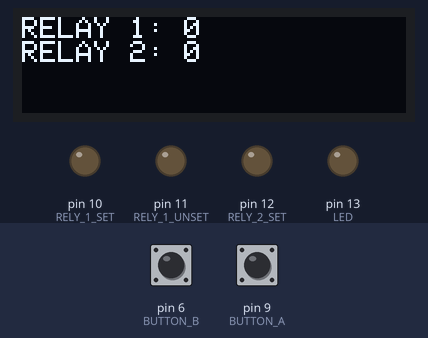
A sketch run on a simulated Arduino Uno, built with avr-gcc and run on an emulated ATmega328P. Parts: 128×32 one-colour display, output pins drawn as LEDs (lit = HIGH). Dashed ring = blinking. The test bench sets the inputs (shaded band); at power-on: pin 6 (BUTTON_B) HIGH, pin 9 (BUTTON_A) HIGH. The display library's start-up logo is not drawn.

Above: at 1.7 s.
1.8 s: pin 6 (BUTTON_B) pulled LOW for 1 s
At 2.5 s:
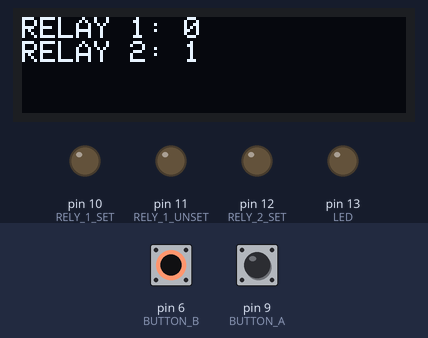
4.3 s: pin 9 (BUTTON_A) pulled LOW for 3.2 s
At 5.1 s:
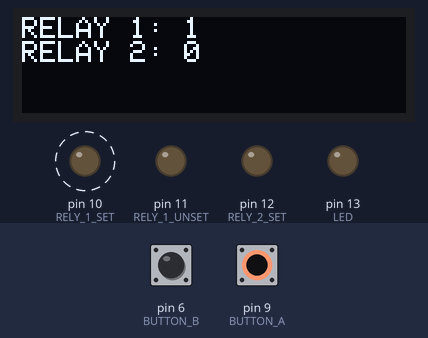
9.0 s: pin 6 (BUTTON_B) pulled LOW for 0.65 s
At 10.3 s:
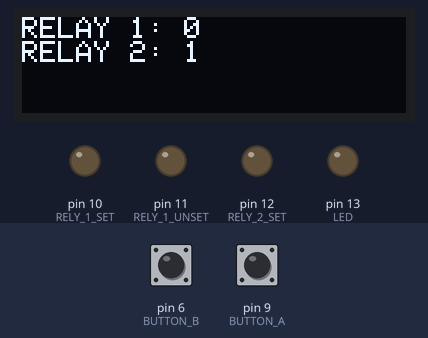
11.1 s: pin 9 (BUTTON_A) pulled LOW for 0.65 s
At 12.0 s:
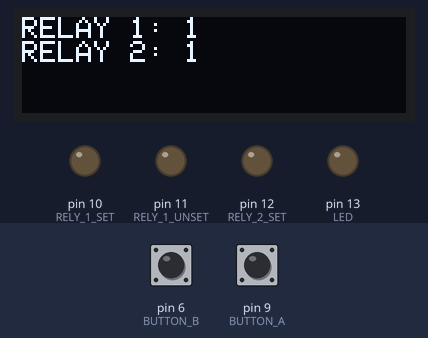
Timing chart, 0 to 14.1 s (numbered marks = the images above; inputs shaded):
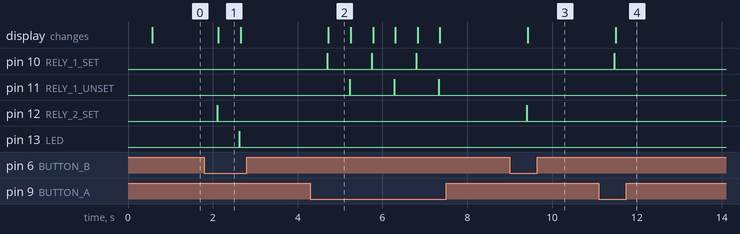

Measured:
- after the input at 1.8 s, pin 12 (RELY_2_SET): LOW → HIGH after 0.30 s, → LOW 0.01 s later; pin 13 (LED): LOW → HIGH after 0.83 s, → LOW 0.01 s later; the display: changes after 0.33 s (image 1)
- after the input at 4.3 s, pin 10 (RELY_1_SET): alternates HIGH for 0.01 s and LOW for 1.0 s, 6 changes in all, then stays LOW, starting after 0.40 s; pin 11 (RELY_1_UNSET): alternates HIGH for 0.01 s and LOW for 1.0 s, starting after 0.93 s; the display: changes after 0.43 s (image 2)
- after the input at 9.0 s, pin 12 (RELY_2_SET): LOW → HIGH after 0.40 s, → LOW 0.01 s later; the display: changes after 0.42 s (image 3)
- after the input at 11.1 s, pin 10 (RELY_1_SET): LOW → HIGH after 0.37 s, → LOW 0.01 s later; the display: changes after 0.40 s (image 4)
- what the display in image 1 shows lasts 0.6 s, from 2.1 s to 2.7 s

The sketch:

Relay_Switch_M4.ino
```cpp
#include <Wire.h>
#include <Adafruit_GFX.h>
#include <Adafruit_SSD1306.h>

#define BUTTON_A 9
#define BUTTON_B 6
#define BUTTON_C 5
#define LED      13
#define RELY_1_SET 10
#define RELY_1_UNSET 11
#define RELY_2_SET 12
#define RELY_2_UNSET 13

boolean RELAY_1 = false;
boolean RELAY_2 = false;
boolean RELAY_1_PRE = false;
boolean RELAY_2_PRE = false;

Adafruit_SSD1306 oled = Adafruit_SSD1306();

void setup() {
  // Initialize OLED display
  oled.begin(SSD1306_SWITCHCAPVCC, 0x3C);  // initialize with the I2C addr 0x3C (for the 128x32)
  oled.display();
  delay(500);
  oled.clearDisplay();
  oled.display();

  pinMode(BUTTON_A, INPUT_PULLUP);
  pinMode(BUTTON_B, INPUT_PULLUP);
  pinMode(BUTTON_C, INPUT_PULLUP);
  pinMode(RELY_1_SET, OUTPUT);
  pinMode(RELY_1_UNSET, OUTPUT);
  pinMode(RELY_2_SET, OUTPUT);
  pinMode(RELY_2_UNSET, OUTPUT);

  pinMode(LED, OUTPUT);
  oled.setTextSize(1);
  oled.setTextColor(WHITE);
  oled.setCursor(0,0);
}

void loop() {
  if(digitalRead(BUTTON_A) == 0)
  {
    RELAY_1_PRE = RELAY_1;
    RELAY_1 = !RELAY_1;
  }
  if(digitalRead(BUTTON_B) == 0)
  {
    RELAY_2_PRE = RELAY_2;
    RELAY_2 = !RELAY_2;
  }
  if(RELAY_1_PRE != RELAY_1)
  {
    if(RELAY_1 == true)
    {
      digitalWrite(RELY_1_UNSET, LOW);
      digitalWrite(RELY_1_SET, HIGH);
      delay(10);
      digitalWrite(RELY_1_SET, LOW);
    } else
    {
      digitalWrite(RELY_1_SET, LOW);
      digitalWrite(RELY_1_UNSET, HIGH);
      delay(10);
      digitalWrite(RELY_1_UNSET, LOW);
    }
    RELAY_1_PRE = RELAY_1;
  }
  if(RELAY_2_PRE != RELAY_2)
  {
    if(RELAY_2 == true)
    {
      digitalWrite(RELY_2_UNSET, LOW);
      digitalWrite(RELY_2_SET, HIGH);
      delay(10);
      digitalWrite(RELY_2_SET, LOW);
    } else
    {
      digitalWrite(RELY_2_SET, LOW);
      digitalWrite(RELY_2_UNSET, HIGH);
      delay(10);
      digitalWrite(RELY_2_UNSET, LOW);
    }
    RELAY_2_PRE = RELAY_2;
  }
  oled.clearDisplay();
  oled.setCursor(0,0);
  oled.print("RELAY 1: ");
  oled.println((int)RELAY_1);
  oled.print("RELAY 2: ");
  oled.print((int)RELAY_2);
  oled.display();
  delay(500);
}
```
